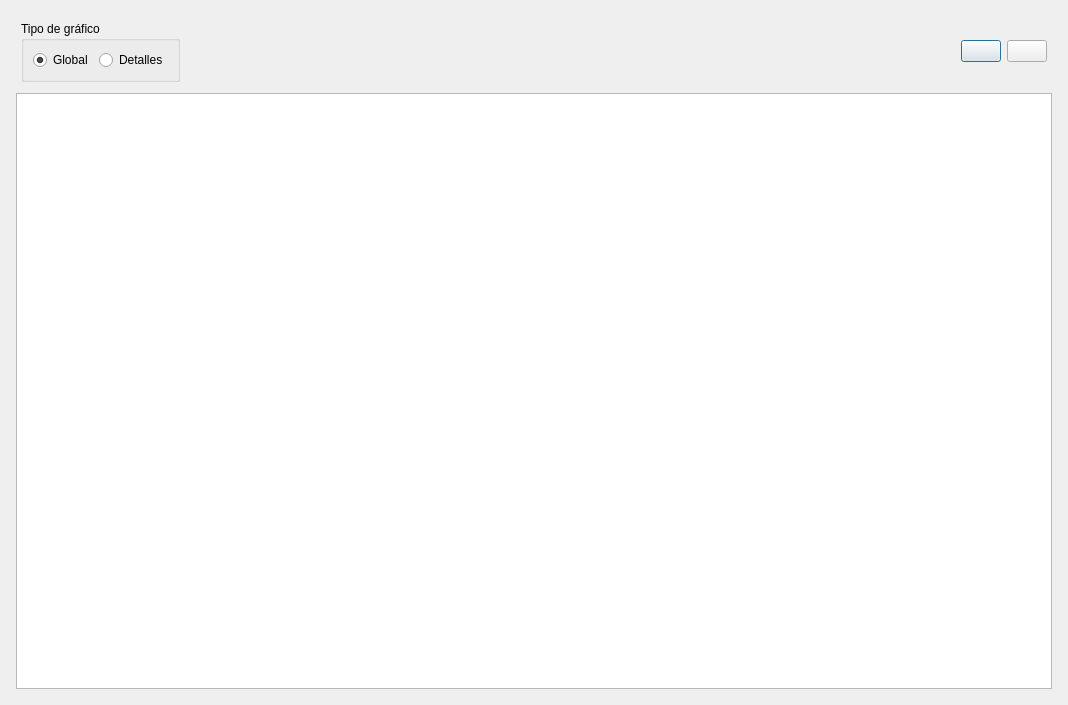
<?xml version="1.0" encoding="UTF-8"?>
<ui version="4.0">
 <class>DialogShowEmbalsesGraphic</class>
 <widget class="QDialog" name="DialogShowEmbalsesGraphic">
  <property name="geometry">
   <rect>
    <x>0</x>
    <y>0</y>
    <width>1068</width>
    <height>705</height>
   </rect>
  </property>
  <property name="windowTitle">
   <string>Mostrar gráfico</string>
  </property>
  <layout class="QVBoxLayout" name="verticalLayout_2">
   <item>
    <layout class="QVBoxLayout" name="verticalLayout">
     <property name="leftMargin">
      <number>5</number>
     </property>
     <property name="topMargin">
      <number>5</number>
     </property>
     <property name="rightMargin">
      <number>5</number>
     </property>
     <property name="bottomMargin">
      <number>5</number>
     </property>
     <item>
      <layout class="QHBoxLayout" name="horizontalLayout_2">
       <property name="leftMargin">
        <number>5</number>
       </property>
       <property name="topMargin">
        <number>5</number>
       </property>
       <property name="rightMargin">
        <number>5</number>
       </property>
       <property name="bottomMargin">
        <number>5</number>
       </property>
       <item>
        <widget class="QGroupBox" name="groupBox_2">
         <property name="title">
          <string>Tipo de gráfico</string>
         </property>
         <layout class="QHBoxLayout" name="horizontalLayout_3">
          <item>
           <widget class="QRadioButton" name="rbtGlobal">
            <property name="text">
             <string>Global</string>
            </property>
            <property name="checked">
             <bool>true</bool>
            </property>
           </widget>
          </item>
          <item>
           <widget class="QRadioButton" name="rbtDetalles">
            <property name="text">
             <string>Detalles</string>
            </property>
           </widget>
          </item>
         </layout>
        </widget>
       </item>
       <item>
        <spacer name="horizontalSpacer">
         <property name="orientation">
          <enum>Qt::Horizontal</enum>
         </property>
         <property name="sizeHint" stdset="0">
          <size>
           <width>40</width>
           <height>20</height>
          </size>
         </property>
        </spacer>
       </item>
       <item>
        <widget class="QPushButton" name="btnPrint">
         <property name="toolTip">
          <string>Imprimir</string>
         </property>
         <property name="text">
          <string/>
         </property>
         <property name="icon">
          <iconset theme="printer">
           <normaloff>.</normaloff>.</iconset>
         </property>
        </widget>
       </item>
       <item>
        <widget class="QPushButton" name="btnClose">
         <property name="toolTip">
          <string>Cerrar</string>
         </property>
         <property name="text">
          <string/>
         </property>
         <property name="icon">
          <iconset theme="window-close"/>
         </property>
        </widget>
       </item>
      </layout>
     </item>
     <item>
      <widget class="QGraphicsView" name="chartView"/>
     </item>
    </layout>
   </item>
  </layout>
 </widget>
 <resources/>
 <connections/>
</ui>
